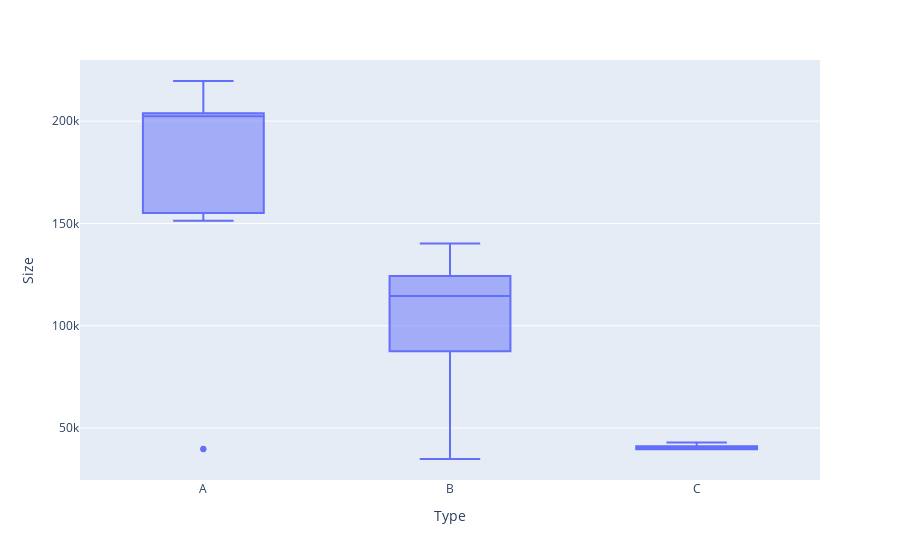

Source (notebook cell):
### Markdown cell above
##### Stores Types vs Size

### Code cell
# stores.groupby(['Type'])['Size'].agg(['mean', 'min', 'max']).reset_index()
fig = px.box(stores, x="Type", y="Size")
fig.show()

### Figure 1 — Plotly figure (JSON) as saved in the notebook; plotly's stock layout.template omitted (floating-point values rounded to 4 significant figures)
{"data": [{"alignmentgroup": "True", "hovertemplate": "Type=%{x}<br>Size=%{y}<extra></extra>", "legendgroup": "", "marker": {"color": "#636efa"}, "name": "", "notched": false, "offsetgroup": "", "orientation": "v", "showlegend": false, "type": "box", "x": ["A", "A", "B", "A", "B", "A", "B", "A", "B", "B", "A", "B", "A", "A", "B", "B", "B", "B", "A", "A", "B", "B", "B", "A", "B", "A", "A", "A", "B", "C", "A", "A", "A", "A", "B", "A", "C", "C", "A", "A", "A", "C", "C", "C", "B"], "x0": " ", "xaxis": "x", "y": [151315, 202307, 37392, 205863, 34875, 202505, 70713, 155078, 125833, 126512, 207499, 112238, 219622, 200898, 123737, 57197, 93188, 120653, 203819, 203742, 140167, 119557, 114533, 203819, 128107, 152513, 204184, 206302, 93638, 42988, 203750, 203007, 39690, 158114, 103681, 39910, 39910, 39690, 184109, 155083, 196321, 39690, 41062, 39910, 118221], "y0": " ", "yaxis": "y"}], "layout": {"boxmode": "group", "legend": {"tracegroupgap": 0}, "margin": {"t": 60}, "xaxis": {"anchor": "y", "domain": [0, 1], "title": {"text": "Type"}}, "yaxis": {"anchor": "x", "domain": [0, 1], "title": {"text": "Size"}}}}
